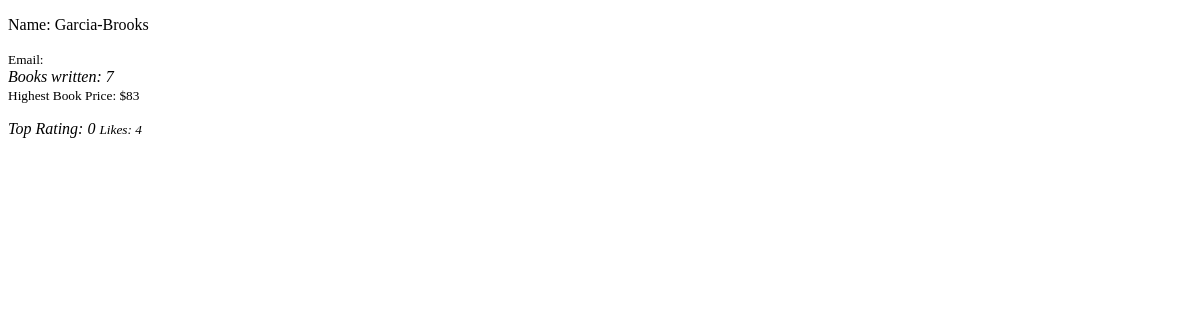
The app's page /cbvs/author/15, older data.
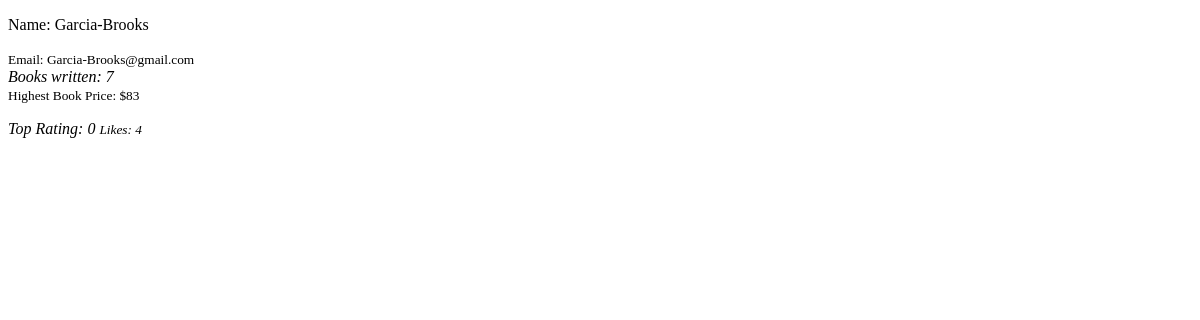
The same page, newer data.
### UsingModels/models.py (models this page shows, shortened)
class Author(models.Model):
    name = models.CharField(max_length=200)
    email = models.EmailField()
    age = models.IntegerField(default=15)

### CBVsAndMixins/views.py (the view)
# urls.py: path('author/<int:pk>', views.AuthorDetails.as_view(), name='author-details'),
class AuthorDetails(DetailView):
    model = Author
    template_name = 'details.html'
    context_object_name = 'author'
    queryset = Author.objects.annotate(book_count=Count('book', distinct=True), highest_book_price=Max('book'), top_review=Max('book__review'), top_rated=Max('book__rating'))

### HandlingTemplates/context_processors/site_email.py (called while the page is built)
def siteEmail(request):
    site_email = {'SITE_EMAIL': settings.SITE_TEMPLATE_EMAIL}
    return site_email

### UsingSignals/views.py (called while the page is built)
@receiver([request_started, request_finished])
def log_starttime(*args, **kwargs):
    print(f'request start at {datetime.now()}')

### CBVsAndMixins/templates/details.html (shortened to what this page needs)
<!DOCTYPE html>
<html lang="en">
<head>
</head>
<body>
    <p>Name: {{author.name | truncatewords:2}}</p>
    <small>Email: {{author.email}} </small> <br>
    <i>Books written: {{author.book_count}} </i> <br>
    <small>Highest Book Price: ${{author.highest_book_price}} </small>
    <p><i>Top Rating: {{author.top_review}} <small>Likes: {{author.top_rated}}</small></i></p>
        <br>
    <br>
</body>
</html>

Row changes from the older to the newer data that the page shows:
changed Author "Garcia-Brooks": email (not shown) → "Garcia-Brooks@gmail.com"
